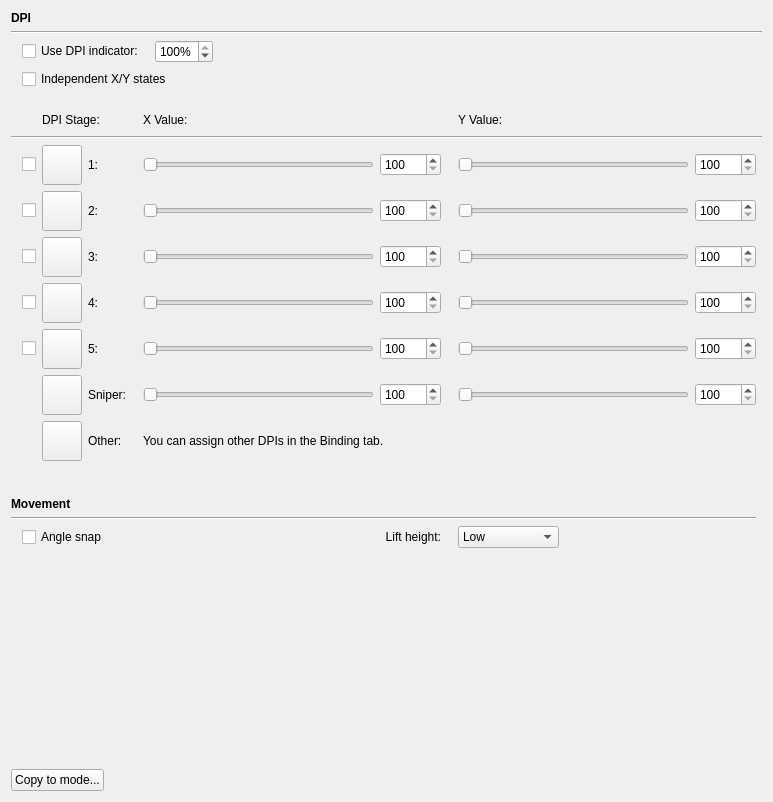
<?xml version="1.0" encoding="UTF-8"?>
<ui version="4.0">
 <class>MPerfWidget</class>
 <widget class="QWidget" name="MPerfWidget">
  <property name="geometry">
   <rect>
    <x>0</x>
    <y>0</y>
    <width>773</width>
    <height>802</height>
   </rect>
  </property>
  <property name="windowTitle">
   <string>Form</string>
  </property>
  <layout class="QVBoxLayout" name="verticalLayout">
   <item>
    <widget class="QLabel" name="label">
     <property name="font">
      <font>
       <weight>75</weight>
       <bold>true</bold>
      </font>
     </property>
     <property name="text">
      <string>DPI</string>
     </property>
    </widget>
   </item>
   <item>
    <widget class="Line" name="line">
     <property name="orientation">
      <enum>Qt::Horizontal</enum>
     </property>
    </widget>
   </item>
   <item>
    <layout class="QGridLayout" name="gridLayout">
     <item row="16" column="5" colspan="2">
      <widget class="QLabel" name="label_25">
       <property name="text">
        <string>Lift height:</string>
       </property>
       <property name="alignment">
        <set>Qt::AlignRight|Qt::AlignTrailing|Qt::AlignVCenter</set>
       </property>
      </widget>
     </item>
     <item row="16" column="8" colspan="3">
      <layout class="QHBoxLayout" name="horizontalLayout_2">
       <item>
        <widget class="QComboBox" name="lHeightBox">
         <item>
          <property name="text">
           <string>Low</string>
          </property>
         </item>
         <item>
          <property name="text">
           <string>Medium-low</string>
          </property>
         </item>
         <item>
          <property name="text">
           <string>Medium</string>
          </property>
         </item>
         <item>
          <property name="text">
           <string>Medium-high</string>
          </property>
         </item>
         <item>
          <property name="text">
           <string>High</string>
          </property>
         </item>
        </widget>
       </item>
       <item>
        <spacer name="horizontalSpacer_2">
         <property name="orientation">
          <enum>Qt::Horizontal</enum>
         </property>
         <property name="sizeHint" stdset="0">
          <size>
           <width>40</width>
           <height>20</height>
          </size>
         </property>
        </spacer>
       </item>
      </layout>
     </item>
     <item row="7" column="1">
      <widget class="QCheckBox" name="eBox2">
       <property name="toolTip">
        <string>Uncheck this box to skip the stage while moving up or down.</string>
       </property>
       <property name="text">
        <string/>
       </property>
      </widget>
     </item>
     <item row="8" column="8">
      <widget class="QSlider" name="ySlider3">
       <property name="minimum">
        <number>0</number>
       </property>
       <property name="maximum">
        <number>1000</number>
       </property>
       <property name="singleStep">
        <number>10</number>
       </property>
       <property name="pageStep">
        <number>50</number>
       </property>
       <property name="value">
        <number>0</number>
       </property>
       <property name="orientation">
        <enum>Qt::Horizontal</enum>
       </property>
      </widget>
     </item>
     <item row="7" column="5">
      <widget class="QSlider" name="xSlider2">
       <property name="minimum">
        <number>0</number>
       </property>
       <property name="maximum">
        <number>1000</number>
       </property>
       <property name="singleStep">
        <number>10</number>
       </property>
       <property name="pageStep">
        <number>50</number>
       </property>
       <property name="value">
        <number>0</number>
       </property>
       <property name="orientation">
        <enum>Qt::Horizontal</enum>
       </property>
      </widget>
     </item>
     <item row="8" column="6">
      <widget class="QSpinBox" name="xBox3">
       <property name="minimum">
        <number>100</number>
       </property>
       <property name="maximum">
        <number>12000</number>
       </property>
       <property name="singleStep">
        <number>50</number>
       </property>
      </widget>
     </item>
     <item row="11" column="9">
      <widget class="QSpinBox" name="yBox0">
       <property name="minimum">
        <number>100</number>
       </property>
       <property name="maximum">
        <number>12000</number>
       </property>
       <property name="singleStep">
        <number>50</number>
       </property>
      </widget>
     </item>
     <item row="11" column="8">
      <widget class="QSlider" name="ySlider0">
       <property name="minimum">
        <number>0</number>
       </property>
       <property name="maximum">
        <number>1000</number>
       </property>
       <property name="singleStep">
        <number>10</number>
       </property>
       <property name="pageStep">
        <number>50</number>
       </property>
       <property name="value">
        <number>0</number>
       </property>
       <property name="orientation">
        <enum>Qt::Horizontal</enum>
       </property>
      </widget>
     </item>
     <item row="9" column="2">
      <widget class="ColorButton" name="iButton4">
       <property name="sizePolicy">
        <sizepolicy hsizetype="Fixed" vsizetype="Fixed">
         <horstretch>0</horstretch>
         <verstretch>0</verstretch>
        </sizepolicy>
       </property>
       <property name="minimumSize">
        <size>
         <width>0</width>
         <height>40</height>
        </size>
       </property>
       <property name="toolTip">
        <string>Tip: alt+click to set all colors at once</string>
       </property>
       <property name="text">
        <string/>
       </property>
      </widget>
     </item>
     <item row="10" column="2">
      <widget class="ColorButton" name="iButton5">
       <property name="sizePolicy">
        <sizepolicy hsizetype="Fixed" vsizetype="Fixed">
         <horstretch>0</horstretch>
         <verstretch>0</verstretch>
        </sizepolicy>
       </property>
       <property name="minimumSize">
        <size>
         <width>0</width>
         <height>40</height>
        </size>
       </property>
       <property name="toolTip">
        <string>Tip: alt+click to set all colors at once</string>
       </property>
       <property name="text">
        <string/>
       </property>
      </widget>
     </item>
     <item row="4" column="4">
      <spacer name="horizontalSpacer_4">
       <property name="orientation">
        <enum>Qt::Horizontal</enum>
       </property>
       <property name="sizeType">
        <enum>QSizePolicy::Fixed</enum>
       </property>
       <property name="sizeHint" stdset="0">
        <size>
         <width>5</width>
         <height>20</height>
        </size>
       </property>
      </spacer>
     </item>
     <item row="3" column="2">
      <spacer name="verticalSpacer_3">
       <property name="orientation">
        <enum>Qt::Vertical</enum>
       </property>
       <property name="sizeType">
        <enum>QSizePolicy::Fixed</enum>
       </property>
       <property name="sizeHint" stdset="0">
        <size>
         <width>20</width>
         <height>15</height>
        </size>
       </property>
      </spacer>
     </item>
     <item row="4" column="7">
      <spacer name="horizontalSpacer_5">
       <property name="orientation">
        <enum>Qt::Horizontal</enum>
       </property>
       <property name="sizeType">
        <enum>QSizePolicy::Fixed</enum>
       </property>
       <property name="sizeHint" stdset="0">
        <size>
         <width>5</width>
         <height>20</height>
        </size>
       </property>
      </spacer>
     </item>
     <item row="8" column="2">
      <widget class="ColorButton" name="iButton3">
       <property name="sizePolicy">
        <sizepolicy hsizetype="Fixed" vsizetype="Fixed">
         <horstretch>0</horstretch>
         <verstretch>0</verstretch>
        </sizepolicy>
       </property>
       <property name="minimumSize">
        <size>
         <width>0</width>
         <height>40</height>
        </size>
       </property>
       <property name="toolTip">
        <string>Tip: alt+click to set all colors at once</string>
       </property>
       <property name="text">
        <string/>
       </property>
      </widget>
     </item>
     <item row="4" column="5">
      <widget class="QLabel" name="label_12">
       <property name="sizePolicy">
        <sizepolicy hsizetype="Expanding" vsizetype="Preferred">
         <horstretch>0</horstretch>
         <verstretch>0</verstretch>
        </sizepolicy>
       </property>
       <property name="text">
        <string>X Value:</string>
       </property>
      </widget>
     </item>
     <item row="9" column="6">
      <widget class="QSpinBox" name="xBox4">
       <property name="minimum">
        <number>100</number>
       </property>
       <property name="maximum">
        <number>12000</number>
       </property>
       <property name="singleStep">
        <number>50</number>
       </property>
      </widget>
     </item>
     <item row="11" column="6">
      <widget class="QSpinBox" name="xBox0">
       <property name="minimum">
        <number>100</number>
       </property>
       <property name="maximum">
        <number>12000</number>
       </property>
       <property name="singleStep">
        <number>50</number>
       </property>
      </widget>
     </item>
     <item row="10" column="9">
      <widget class="QSpinBox" name="yBox5">
       <property name="minimum">
        <number>100</number>
       </property>
       <property name="maximum">
        <number>12000</number>
       </property>
       <property name="singleStep">
        <number>50</number>
       </property>
      </widget>
     </item>
     <item row="10" column="1">
      <widget class="QCheckBox" name="eBox5">
       <property name="toolTip">
        <string>Uncheck this box to skip the stage while moving up or down.</string>
       </property>
       <property name="text">
        <string/>
       </property>
      </widget>
     </item>
     <item row="10" column="5">
      <widget class="QSlider" name="xSlider5">
       <property name="minimum">
        <number>0</number>
       </property>
       <property name="maximum">
        <number>1000</number>
       </property>
       <property name="singleStep">
        <number>10</number>
       </property>
       <property name="pageStep">
        <number>50</number>
       </property>
       <property name="value">
        <number>0</number>
       </property>
       <property name="orientation">
        <enum>Qt::Horizontal</enum>
       </property>
      </widget>
     </item>
     <item row="6" column="6">
      <widget class="QSpinBox" name="xBox1">
       <property name="sizePolicy">
        <sizepolicy hsizetype="Fixed" vsizetype="Fixed">
         <horstretch>0</horstretch>
         <verstretch>0</verstretch>
        </sizepolicy>
       </property>
       <property name="minimum">
        <number>100</number>
       </property>
       <property name="maximum">
        <number>12000</number>
       </property>
       <property name="singleStep">
        <number>50</number>
       </property>
      </widget>
     </item>
     <item row="7" column="9">
      <widget class="QSpinBox" name="yBox2">
       <property name="minimum">
        <number>100</number>
       </property>
       <property name="maximum">
        <number>12000</number>
       </property>
       <property name="singleStep">
        <number>50</number>
       </property>
      </widget>
     </item>
     <item row="8" column="9">
      <widget class="QSpinBox" name="yBox3">
       <property name="minimum">
        <number>100</number>
       </property>
       <property name="maximum">
        <number>12000</number>
       </property>
       <property name="singleStep">
        <number>50</number>
       </property>
      </widget>
     </item>
     <item row="9" column="5">
      <widget class="QSlider" name="xSlider4">
       <property name="minimum">
        <number>0</number>
       </property>
       <property name="maximum">
        <number>1000</number>
       </property>
       <property name="singleStep">
        <number>10</number>
       </property>
       <property name="pageStep">
        <number>50</number>
       </property>
       <property name="value">
        <number>0</number>
       </property>
       <property name="orientation">
        <enum>Qt::Horizontal</enum>
       </property>
      </widget>
     </item>
     <item row="4" column="8">
      <widget class="QLabel" name="label_4">
       <property name="sizePolicy">
        <sizepolicy hsizetype="Expanding" vsizetype="Preferred">
         <horstretch>0</horstretch>
         <verstretch>0</verstretch>
        </sizepolicy>
       </property>
       <property name="text">
        <string>Y Value:</string>
       </property>
      </widget>
     </item>
     <item row="11" column="5">
      <widget class="QSlider" name="xSlider0">
       <property name="minimum">
        <number>0</number>
       </property>
       <property name="maximum">
        <number>1000</number>
       </property>
       <property name="singleStep">
        <number>10</number>
       </property>
       <property name="pageStep">
        <number>50</number>
       </property>
       <property name="value">
        <number>0</number>
       </property>
       <property name="orientation">
        <enum>Qt::Horizontal</enum>
       </property>
      </widget>
     </item>
     <item row="7" column="2">
      <widget class="ColorButton" name="iButton2">
       <property name="sizePolicy">
        <sizepolicy hsizetype="Fixed" vsizetype="Fixed">
         <horstretch>0</horstretch>
         <verstretch>0</verstretch>
        </sizepolicy>
       </property>
       <property name="minimumSize">
        <size>
         <width>0</width>
         <height>40</height>
        </size>
       </property>
       <property name="toolTip">
        <string>Tip: alt+click to set all colors at once</string>
       </property>
       <property name="text">
        <string/>
       </property>
      </widget>
     </item>
     <item row="5" column="0" colspan="11">
      <widget class="Line" name="line_3">
       <property name="orientation">
        <enum>Qt::Horizontal</enum>
       </property>
      </widget>
     </item>
     <item row="12" column="2">
      <widget class="ColorButton" name="iButtonO">
       <property name="sizePolicy">
        <sizepolicy hsizetype="Fixed" vsizetype="Fixed">
         <horstretch>0</horstretch>
         <verstretch>0</verstretch>
        </sizepolicy>
       </property>
       <property name="minimumSize">
        <size>
         <width>0</width>
         <height>40</height>
        </size>
       </property>
       <property name="toolTip">
        <string>Tip: alt+click to set all colors at once</string>
       </property>
       <property name="text">
        <string/>
       </property>
      </widget>
     </item>
     <item row="6" column="9">
      <widget class="QSpinBox" name="yBox1">
       <property name="sizePolicy">
        <sizepolicy hsizetype="Fixed" vsizetype="Fixed">
         <horstretch>0</horstretch>
         <verstretch>0</verstretch>
        </sizepolicy>
       </property>
       <property name="minimum">
        <number>100</number>
       </property>
       <property name="maximum">
        <number>12000</number>
       </property>
       <property name="singleStep">
        <number>50</number>
       </property>
      </widget>
     </item>
     <item row="7" column="8">
      <widget class="QSlider" name="ySlider2">
       <property name="minimum">
        <number>0</number>
       </property>
       <property name="maximum">
        <number>1000</number>
       </property>
       <property name="singleStep">
        <number>10</number>
       </property>
       <property name="pageStep">
        <number>50</number>
       </property>
       <property name="value">
        <number>0</number>
       </property>
       <property name="orientation">
        <enum>Qt::Horizontal</enum>
       </property>
      </widget>
     </item>
     <item row="7" column="6">
      <widget class="QSpinBox" name="xBox2">
       <property name="minimum">
        <number>100</number>
       </property>
       <property name="maximum">
        <number>12000</number>
       </property>
       <property name="singleStep">
        <number>50</number>
       </property>
      </widget>
     </item>
     <item row="6" column="5">
      <widget class="QSlider" name="xSlider1">
       <property name="sizePolicy">
        <sizepolicy hsizetype="Expanding" vsizetype="Fixed">
         <horstretch>0</horstretch>
         <verstretch>0</verstretch>
        </sizepolicy>
       </property>
       <property name="minimum">
        <number>0</number>
       </property>
       <property name="maximum">
        <number>1000</number>
       </property>
       <property name="singleStep">
        <number>10</number>
       </property>
       <property name="pageStep">
        <number>50</number>
       </property>
       <property name="value">
        <number>0</number>
       </property>
       <property name="orientation">
        <enum>Qt::Horizontal</enum>
       </property>
      </widget>
     </item>
     <item row="0" column="0">
      <spacer name="horizontalSpacer">
       <property name="orientation">
        <enum>Qt::Horizontal</enum>
       </property>
       <property name="sizeType">
        <enum>QSizePolicy::Fixed</enum>
       </property>
       <property name="sizeHint" stdset="0">
        <size>
         <width>5</width>
         <height>20</height>
        </size>
       </property>
      </spacer>
     </item>
     <item row="9" column="9">
      <widget class="QSpinBox" name="yBox4">
       <property name="minimum">
        <number>100</number>
       </property>
       <property name="maximum">
        <number>12000</number>
       </property>
       <property name="singleStep">
        <number>50</number>
       </property>
      </widget>
     </item>
     <item row="6" column="2">
      <widget class="ColorButton" name="iButton1">
       <property name="sizePolicy">
        <sizepolicy hsizetype="Fixed" vsizetype="Fixed">
         <horstretch>0</horstretch>
         <verstretch>0</verstretch>
        </sizepolicy>
       </property>
       <property name="minimumSize">
        <size>
         <width>0</width>
         <height>40</height>
        </size>
       </property>
       <property name="toolTip">
        <string>Tip: alt+click to set all colors at once</string>
       </property>
       <property name="text">
        <string/>
       </property>
      </widget>
     </item>
     <item row="9" column="8">
      <widget class="QSlider" name="ySlider4">
       <property name="minimum">
        <number>0</number>
       </property>
       <property name="maximum">
        <number>1000</number>
       </property>
       <property name="singleStep">
        <number>10</number>
       </property>
       <property name="pageStep">
        <number>50</number>
       </property>
       <property name="value">
        <number>0</number>
       </property>
       <property name="orientation">
        <enum>Qt::Horizontal</enum>
       </property>
      </widget>
     </item>
     <item row="6" column="8">
      <widget class="QSlider" name="ySlider1">
       <property name="minimum">
        <number>0</number>
       </property>
       <property name="maximum">
        <number>1000</number>
       </property>
       <property name="singleStep">
        <number>10</number>
       </property>
       <property name="pageStep">
        <number>50</number>
       </property>
       <property name="value">
        <number>0</number>
       </property>
       <property name="orientation">
        <enum>Qt::Horizontal</enum>
       </property>
      </widget>
     </item>
     <item row="11" column="2">
      <widget class="ColorButton" name="iButton0">
       <property name="sizePolicy">
        <sizepolicy hsizetype="Fixed" vsizetype="Fixed">
         <horstretch>0</horstretch>
         <verstretch>0</verstretch>
        </sizepolicy>
       </property>
       <property name="minimumSize">
        <size>
         <width>0</width>
         <height>40</height>
        </size>
       </property>
       <property name="toolTip">
        <string>Tip: alt+click to set all colors at once</string>
       </property>
       <property name="text">
        <string/>
       </property>
      </widget>
     </item>
     <item row="8" column="5">
      <widget class="QSlider" name="xSlider3">
       <property name="minimum">
        <number>0</number>
       </property>
       <property name="maximum">
        <number>1000</number>
       </property>
       <property name="singleStep">
        <number>10</number>
       </property>
       <property name="pageStep">
        <number>50</number>
       </property>
       <property name="value">
        <number>0</number>
       </property>
       <property name="orientation">
        <enum>Qt::Horizontal</enum>
       </property>
      </widget>
     </item>
     <item row="10" column="6">
      <widget class="QSpinBox" name="xBox5">
       <property name="minimum">
        <number>100</number>
       </property>
       <property name="maximum">
        <number>12000</number>
       </property>
       <property name="singleStep">
        <number>50</number>
       </property>
      </widget>
     </item>
     <item row="12" column="5" colspan="5">
      <widget class="QLabel" name="label_3">
       <property name="text">
        <string>You can assign other DPIs in the Binding tab.</string>
       </property>
      </widget>
     </item>
     <item row="7" column="3">
      <widget class="QLabel" name="label_6">
       <property name="text">
        <string>2:</string>
       </property>
      </widget>
     </item>
     <item row="10" column="8">
      <widget class="QSlider" name="ySlider5">
       <property name="minimum">
        <number>0</number>
       </property>
       <property name="maximum">
        <number>1000</number>
       </property>
       <property name="singleStep">
        <number>10</number>
       </property>
       <property name="pageStep">
        <number>50</number>
       </property>
       <property name="value">
        <number>0</number>
       </property>
       <property name="orientation">
        <enum>Qt::Horizontal</enum>
       </property>
      </widget>
     </item>
     <item row="8" column="3">
      <widget class="QLabel" name="label_7">
       <property name="text">
        <string>3:</string>
       </property>
      </widget>
     </item>
     <item row="9" column="3">
      <widget class="QLabel" name="label_8">
       <property name="text">
        <string>4:</string>
       </property>
      </widget>
     </item>
     <item row="6" column="3">
      <widget class="QLabel" name="label_5">
       <property name="text">
        <string>1:</string>
       </property>
      </widget>
     </item>
     <item row="12" column="3">
      <widget class="QLabel" name="label_15">
       <property name="text">
        <string>Other:</string>
       </property>
      </widget>
     </item>
     <item row="10" column="3">
      <widget class="QLabel" name="label_13">
       <property name="text">
        <string>5:</string>
       </property>
      </widget>
     </item>
     <item row="11" column="3">
      <widget class="QLabel" name="label_14">
       <property name="text">
        <string>Sniper:</string>
       </property>
      </widget>
     </item>
     <item row="9" column="1">
      <widget class="QCheckBox" name="eBox4">
       <property name="toolTip">
        <string>Uncheck this box to skip the stage while moving up or down.</string>
       </property>
       <property name="text">
        <string/>
       </property>
      </widget>
     </item>
     <item row="4" column="2" colspan="2">
      <widget class="QLabel" name="label_11">
       <property name="text">
        <string>DPI Stage:</string>
       </property>
      </widget>
     </item>
     <item row="8" column="1">
      <widget class="QCheckBox" name="eBox3">
       <property name="toolTip">
        <string>Uncheck this box to skip the stage while moving up or down.</string>
       </property>
       <property name="text">
        <string/>
       </property>
      </widget>
     </item>
     <item row="6" column="1">
      <widget class="QCheckBox" name="eBox1">
       <property name="toolTip">
        <string>Uncheck this box to skip the stage while moving up or down.</string>
       </property>
       <property name="text">
        <string/>
       </property>
      </widget>
     </item>
     <item row="14" column="0" colspan="10">
      <widget class="QLabel" name="label_2">
       <property name="font">
        <font>
         <weight>75</weight>
         <bold>true</bold>
        </font>
       </property>
       <property name="text">
        <string>Movement</string>
       </property>
      </widget>
     </item>
     <item row="13" column="2">
      <spacer name="verticalSpacer">
       <property name="orientation">
        <enum>Qt::Vertical</enum>
       </property>
       <property name="sizeType">
        <enum>QSizePolicy::Fixed</enum>
       </property>
       <property name="sizeHint" stdset="0">
        <size>
         <width>20</width>
         <height>30</height>
        </size>
       </property>
      </spacer>
     </item>
     <item row="16" column="1" colspan="4">
      <widget class="QCheckBox" name="aSnapBox">
       <property name="text">
        <string>Angle snap</string>
       </property>
      </widget>
     </item>
     <item row="15" column="0" colspan="10">
      <widget class="Line" name="line_2">
       <property name="orientation">
        <enum>Qt::Horizontal</enum>
       </property>
      </widget>
     </item>
     <item row="0" column="1" colspan="9">
      <layout class="QHBoxLayout" name="horizontalLayout_4">
       <item>
        <widget class="QCheckBox" name="indicBox">
         <property name="text">
          <string>Use DPI indicator:</string>
         </property>
        </widget>
       </item>
       <item>
        <spacer name="horizontalSpacer_3">
         <property name="orientation">
          <enum>Qt::Horizontal</enum>
         </property>
         <property name="sizeType">
          <enum>QSizePolicy::Fixed</enum>
         </property>
         <property name="sizeHint" stdset="0">
          <size>
           <width>5</width>
           <height>20</height>
          </size>
         </property>
        </spacer>
       </item>
       <item>
        <widget class="QSpinBox" name="spinBox">
         <property name="toolTip">
          <string>Indicator intensity</string>
         </property>
         <property name="suffix">
          <string>%</string>
         </property>
         <property name="maximum">
          <number>100</number>
         </property>
         <property name="value">
          <number>100</number>
         </property>
        </widget>
       </item>
       <item>
        <spacer name="horizontalSpacer_7">
         <property name="orientation">
          <enum>Qt::Horizontal</enum>
         </property>
         <property name="sizeHint" stdset="0">
          <size>
           <width>40</width>
           <height>20</height>
          </size>
         </property>
        </spacer>
       </item>
      </layout>
     </item>
     <item row="2" column="1" colspan="9">
      <widget class="QCheckBox" name="xyBox">
       <property name="text">
        <string>Independent X/Y states</string>
       </property>
      </widget>
     </item>
    </layout>
   </item>
   <item>
    <spacer name="verticalSpacer_2">
     <property name="orientation">
      <enum>Qt::Vertical</enum>
     </property>
     <property name="sizeHint" stdset="0">
      <size>
       <width>20</width>
       <height>40</height>
      </size>
     </property>
    </spacer>
   </item>
   <item>
    <layout class="QHBoxLayout" name="horizontalLayout">
     <item>
      <widget class="QPushButton" name="copyButton">
       <property name="text">
        <string>Copy to mode...</string>
       </property>
      </widget>
     </item>
     <item>
      <spacer name="horizontalSpacer_6">
       <property name="orientation">
        <enum>Qt::Horizontal</enum>
       </property>
       <property name="sizeHint" stdset="0">
        <size>
         <width>40</width>
         <height>20</height>
        </size>
       </property>
      </spacer>
     </item>
    </layout>
   </item>
  </layout>
 </widget>
 <customwidgets>
  <customwidget>
   <class>ColorButton</class>
   <extends>QPushButton</extends>
   <header>colorbutton.h</header>
  </customwidget>
 </customwidgets>
 <resources/>
 <connections/>
</ui>
